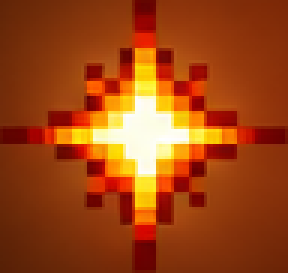
#> input picture data/fx/fireball_hit_orange/0.png, 96 x 91 px (shown 3 times larger)
$ python -i process_assets.py   (imports and definitions only)
#> lines starting #> are read from the running program, lines starting #| are printed output that depends on the picture
#!/usr/bin/env python3
"""Cuts the AI-generated sprite sheets in Assets/ into clean, aligned game frames in data/.

For every character: slices each sheet into frames (by connected blobs, not a fixed grid), rescales all sheets to one
stance height, aligns feet to a common ground line and writes data/characters/<id>/<anim>/<n>.png + meta.json.
Also processes effects, stages, portraits and the logo.

Run:  .venv/bin/python tools/process_assets.py
"""
import colorsys
import json
import os
import shutil
import sys

import numpy as np
from PIL import Image
from scipy import ndimage

ROOT = os.path.join(os.path.dirname(os.path.abspath(__file__)), "..")
SRC = os.path.join(ROOT, "Assets")
OUT = os.path.join(ROOT, "data")
SCREEN_W, SCREEN_H = 1920, 1080

CHARS = {
    "kaito": dict(stance_h=396,
                  loco="Martial Artist Fighting Game Sprite Sheet", attacks="Martial Artist Fighting Sprite Sheet",
                  reactions="16-Bit Martial Artist Knockout Sprite Sheet", extras="Pixel Art Martial Artist Sprite Sheet"),
    "brutus": dict(stance_h=422,
                   loco="Pixel-Art Brawler Sprite Sheet", attacks="Pixel-Artsprüit-Sheet eines muskulösen Kämpfers",
                   reactions="Pixel Fighter Knockdown Sprite Sheet", extras="Brutus Brawler Sprite Sheet", recolor=True),
    "valeria": dict(stance_h=386,
                    loco="Red-Haired Fighter Animation Sprite Sheet",
                    attacks="Anime Fighter Sprite Sheet_ Punches, Kicks and Special Poses",
                    reactions="Pixel-Art Fighter Knockdown Sprite Sheet", extras="Pixel Fighter Knockdown to Victory Sprite Sheet"),
    "rudra": dict(stance_h=402,
                  loco="Indian Fighter Pixel Art Sprite Sheet", attacks="Indian Pixel Fighter Sprite Sheet",
                  reactions="Pixel Fighter Knockdown Sprite Atlas", extras="Pixel Fighter Knockdown to Victory Sprite Sheet copy"),
    "reno": dict(stance_h=396,
                 loco="Pixel Art Fighting Sprite Sheet", attacks="Pixel Fighter Animation Sprite Sheet",
                 reactions="Pixel Art Fighting Game Sprite Sheet", extras="Pixel Art Fighting Game Sprite Sheet-2"),
    "emperor": dict(stance_h=396,
                    loco="Hollow Emperor Locomotion", attacks="Hollow Emperor Attacks",
                    reactions="Hollow Emperor Reactions", extras="Hollow Emperor Extras"),
    "mira": dict(stance_h=406,
                 loco="Silver-Haired Mystic Fighter Sprite Sheet", attacks="Pixel-Art Fighter Animation Sprite Sheet",
                 reactions="Pixel Art Fighter Sprite Sheet", extras="Pixel Fighter Sprite Sheet_ Fall, Rise, Victory"),
}

# sheet kind -> rows (animation name, expected frames, indices that are grounded for the baseline)
ROWS = {
    "loco": [("idle", 6, None), ("walk_forward", 8, None), ("walk_back", 8, None), ("jump", 6, [0, 5])],
    "attacks": [("punch_light", 5, None), ("punch_heavy", 7, None), ("kick", 7, None), ("special", 8, None)],
    "reactions": [("block", 2, None), ("hit", 3, None), ("crouch", 2, None), ("ko", 6, [3, 4, 5])],
    "extras": [("knockdown", 6, [3, 4, 5]), ("getup", 5, None), ("win", 6, None)],
}
# which frame of each sheet is the standing "fighting stance" used to normalise the scale
STANCE_REF = {"loco": ("idle", 0), "attacks": ("punch_light", 0), "reactions": ("hit", -1), "extras": ("getup", 4)}


def load(name):
    return Image.open(os.path.join(SRC, name + ".png")).convert("RGBA")


# [31 lines left out: function recolor_brutus_skin, not called in this run]


class Frame:
    """One frame cut from a sheet: its bounding box and the exact pixels that belong to it."""

    def __init__(self, box, owner_mask):
        self.box = box
        self.mask = owner_mask  # boolean array, same size as the sheet


# [414 lines left out: functions _split_vertical, _split_horizontal, find_frames, drop_strays, scale_img, clean_alpha and 6 more, not called in this run]


def _slice_row_by_cells(im, n=8):
    """Splits a single row of n frames. Every connected blob (flames, thrown daggers, loose hands) is kept WHOLE and given
    to the grid cell most of it lies in, so no frame gets a clipped limb or a piece of its neighbour.
    Returns [(x0, y0, x1, y1, mask)] per frame, mask = this frame's pixels in sheet coordinates."""
    alpha = np.asarray(im)[..., 3] > 24
    Hh, Wd = alpha.shape
    cw = Wd / n
    lab, cnt = ndimage.label(ndimage.binary_dilation(alpha, iterations=4))
    owner = np.where(alpha, lab, 0)
    cells = np.full(owner.shape, -1, dtype=np.int16)
    xs_all = np.arange(Wd)[None, :].repeat(Hh, 0)
    col_cell = np.minimum(n - 1, (xs_all / cw).astype(np.int16))
    sizes = np.bincount(owner.ravel(), minlength=cnt + 1)
    BIG = 2500
    for comp in range(1, cnt + 1):
        if sizes[comp] < BIG:
            continue
        m = owner == comp
        counts = np.bincount(col_cell[m], minlength=n)
        main = counts.argmax()
        strong = [c for c in range(n) if counts[c] >= max(2500, 0.09 * counts.sum())]
        if len(strong) <= 1:
            cells[m] = main                                       # the whole blob belongs to one frame
        else:                                                     # two frames touch: cut at the emptiest column of this blob
            colsum = m.sum(0)
            assigned = np.full(Wd, strong[0], dtype=np.int16)
            for c0, c1 in zip(strong[:-1], strong[1:]):
                lo, hi = int(cw * (c0 + 0.5)), int(cw * (c1 + 0.5))
                cut = lo + int(np.argmin(colsum[lo:hi + 1]))
                assigned[cut:] = c1
            cells[m] = assigned[xs_all[m]]
    # small blobs (loose hands, daggers, flame tips, speckles) go to the frame of the nearest big body, not to the grid cell they sit in
    body = cells >= 0
    dist, (iy, ix) = ndimage.distance_transform_edt(~body, return_indices=True)
    for comp in range(1, cnt + 1):
        if sizes[comp] >= BIG:
            continue
        m = owner == comp
        if not m.any():
            continue
        d = dist[m]
        if d.min() > 24:
            continue                                              # a stray speck far from every body: drop it
        near = cells[iy[m], ix[m]]
        cells[m] = np.bincount(near[near >= 0], minlength=n).argmax() if (near >= 0).any() else -1
    out = []
    for c in range(n):
        mk = (cells == c) & alpha
        if not mk.any():
            continue
        # keep only the body and what is attached to it: pieces of a neighbour's arm that a cut left behind are dropped
        l2, k2 = ndimage.label(ndimage.binary_dilation(mk, iterations=9))
        if k2 > 1:
            sizes2 = np.bincount(l2[mk], minlength=k2 + 1)
            mk = mk & (l2 == sizes2[1:].argmax() + 1)
        l3, k3 = ndimage.label(mk, structure=np.ones((3, 3)))          # loose specks and slivers that touch nothing
        if k3 > 1:
            sz3 = np.bincount(l3.ravel())
            keep = [i for i in range(1, k3 + 1) if sz3[i] >= 900]
            mk = np.isin(l3, keep) if keep else mk
        ys, xs = np.where(mk)
        out.append((xs.min(), ys.min(), xs.max() + 1, ys.max() + 1, mk))
    return out


def slice_row(im, n=8):
    """Splits a single row of n frames. The n biggest blobs are the bodies (left to right = frame 1..n); every other blob
    (a hand, a dagger, flame tips) goes to the NEAREST body, so a limb reaching towards the next frame is never cut or lent out.
    Falls back to the grid-cell method when the bodies touch each other."""
    alpha = np.asarray(im)[..., 3] > 24
    for dil in (2, 1, 0):                                         # touching bodies: look at the picture with less and less blur
        lab, cnt = ndimage.label(ndimage.binary_dilation(alpha, iterations=dil) if dil else alpha)
        owner = np.where(alpha, lab, 0)
        sizes = np.bincount(owner.ravel(), minlength=cnt + 1)
        sizes[0] = 0
        top = np.argsort(sizes)[::-1][:n]
        if cnt >= n and sizes[top].min() >= 0.30 * sizes[top].max():
            break
    else:
        return _slice_row_by_cells(im, n)
    xs_all = np.arange(alpha.shape[1])[None, :].repeat(alpha.shape[0], 0)
    cx = [float(xs_all[owner == t].mean()) for t in top]
    order = [top[i] for i in np.argsort(cx)]                       # body label per frame, left to right
    body_frame = np.full(cnt + 1, -1, dtype=np.int16)
    for f, t in enumerate(order):
        body_frame[t] = f
    cells = np.full(owner.shape, -1, dtype=np.int16)
    body = body_frame[owner] >= 0
    cells[body & alpha] = body_frame[owner][body & alpha]
    dist, (iy, ix) = ndimage.distance_transform_edt(~body, return_indices=True)
    rest = alpha & ~body
    cells[rest] = cells[iy[rest], ix[rest]]
    out = []
    for c in range(n):
        mk = (cells == c) & alpha
        if not mk.any():
            continue
        l3, k3 = ndimage.label(mk, structure=np.ones((3, 3)))        # drop loose slivers that touch nothing of this frame
        if k3 > 1:
            sz3 = np.bincount(l3.ravel())
            keep = [i for i in range(1, k3 + 1) if sz3[i] >= 900]
            mk = np.isin(l3, keep) if keep else mk
        ys, xs = np.where(mk)
        out.append((xs.min(), ys.min(), xs.max() + 1, ys.max() + 1, mk))
    return out


# A reaching hand that sits closer to the previous body than to its own: (from frame, to frame), 0-based.
HAND_FIXES = {"brutus": [(3, 4)]}


# [99 lines left out: functions move_loose_parts, process_dances, main, not called in this run]


SUPER_SHEETS = {
    "kaito": "16-Bit Dragon Fire Projectile Sprite Sheet", "brutus": "Molten Fist Impact Sprite Sheet",
    "valeria": "Fiery Tornado Sprite Sheet", "mira": "Electric Blue Lightning Sprite Sheet",
    "rudra": "Fiery Tiger Attack Sprite Sheet", "reno": "Neon R Energy Sprite Sheet", "emperor": "Neon R Energy Sprite Sheet",
}
AURA_SHEET = "Golden Aura and Shockwave Sprite Sheet"


class _Slice:
    def __init__(self, box, mask):
        self.box, self.mask = box, mask


# [121 lines left out: functions _rows_of, _save_anim, process_supers, not called in this run]


# [2 lines not run here, left out]

>>> import cv2
>>> picture = cv2.imread('../data/fx/fireball_hit_orange/0.png', cv2.IMREAD_GRAYSCALE)
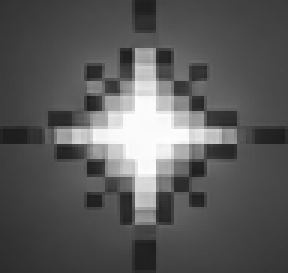
#> picture: shape (91, 96) (shown 3 times larger); min 28, max 254, mean 89.6
>>> result = slice_row(picture)
#> (the run stopped early here; a loop or call above may not have finished)

$ run again, on data/fx/fireball_hit_orange/4.png
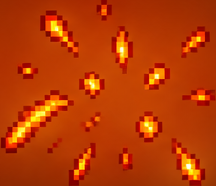
#> input picture data/fx/fireball_hit_orange/4.png, 216 x 186 px
#> `picture = cv2.imread('../data/fx/fireball_hit_orange/0.png', cv2.IMREA..`:
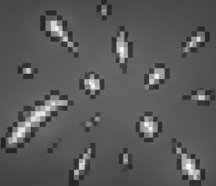
#> picture: shape (186, 216); min 32, max 252, mean 89.3

$ run again, on data/fx/fireball_hit_orange/5.png
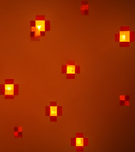
#> input picture data/fx/fireball_hit_orange/5.png, 135 x 152 px
#> `picture = cv2.imread('../data/fx/fireball_hit_orange/0.png', cv2.IMREA..`:
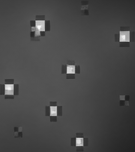
#> picture: shape (152, 135); min 31, max 251, mean 72
